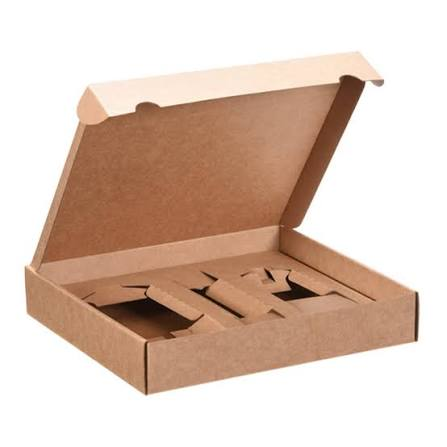
#> input picture exp20/input.jpg, 447 x 447 px
$ python exp20.py
#> lines starting #> are read from the running program, lines starting #| are printed output that depends on the picture

import cv2
import numpy as np

# Read the input image
img = cv2.imread("input.jpg", 0)
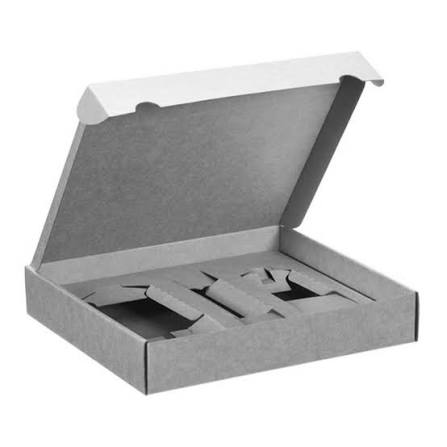
#> img: shape (447, 447); min 0, max 255, mean 202.9

# Check whether image is loaded
if img is None:
    print("Image not found")
    exit()

# Create a kernel
kernel = np.ones((5, 5), np.uint8)

# Apply dilation operation
dilation = cv2.dilate(img, kernel, iterations=1)
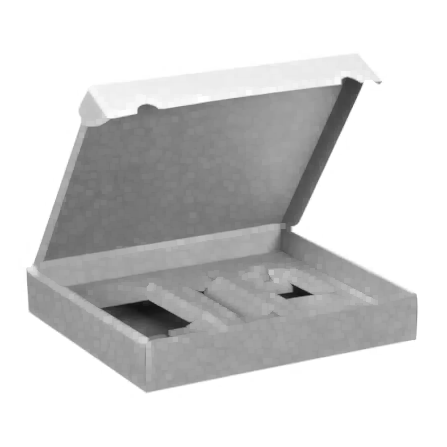
#> dilation: shape (447, 447); min 18, max 255, mean 208.9

# Display original image
cv2.imshow("Original Image", img)

# Display dilated image
cv2.imshow("Dilated Image", dilation)

# Save output image
cv2.imwrite("dilation.jpg", dilation)

cv2.waitKey(0)
cv2.destroyAllWindows()
